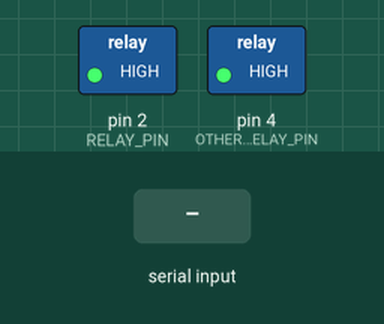
A sketch run on a simulated Arduino Uno, built with avr-gcc and run on an emulated ATmega328P. Shown: switched loads named in the sketch (green lamp = pin HIGH). The inputs (shaded band) are chosen by the test bench.

Above: at 1.2 s.
1.3 s: "0" received over Serial
At 2.0 s:
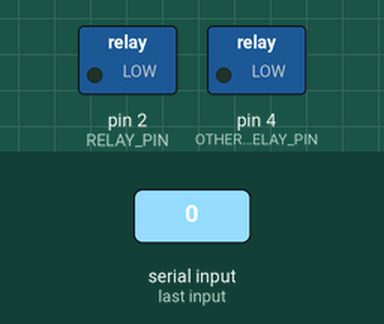
2.8 s: "1" received over Serial
At 3.1 s:
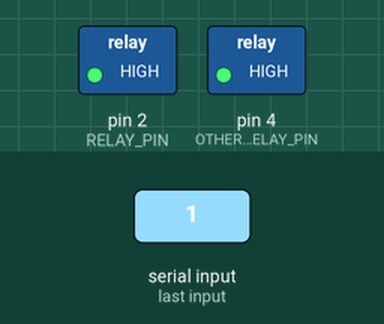
Timing chart, 0 to 5.8 s (numbered marks = the images above; inputs shaded):
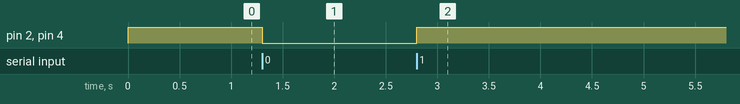

The sketch:

uno_r3.ino
```cpp
#define RELAY_PIN 2
#define OTHER_RELAY_PIN 4

void setup() {
  Serial.begin(9600); // Initialize serial communication
  pinMode(RELAY_PIN, OUTPUT);
  pinMode(OTHER_RELAY_PIN, OUTPUT);
  digitalWrite(RELAY_PIN, HIGH);
  digitalWrite(OTHER_RELAY_PIN, HIGH);
}

void loop() {
  if (Serial.available() > 0) {
    char command = Serial.read(); // Read incoming command
    if (command == '1') {
      digitalWrite(RELAY_PIN, HIGH); // Turn relay ON
      digitalWrite(OTHER_RELAY_PIN, HIGH); // Turn relay ON
    } else if (command == '0') {
      digitalWrite(RELAY_PIN, LOW); // Turn relay OFF
      digitalWrite(OTHER_RELAY_PIN, LOW); // Turn relay OFF
    }
  }
}
```

Measured:
- after the input at 1.3 s, pin 2 (RELAY_PIN), pin 4 (OTHER_RELAY_PIN): HIGH → LOW at once
- after the input at 2.8 s, pin 2 (RELAY_PIN), pin 4 (OTHER_RELAY_PIN): LOW → HIGH at once
